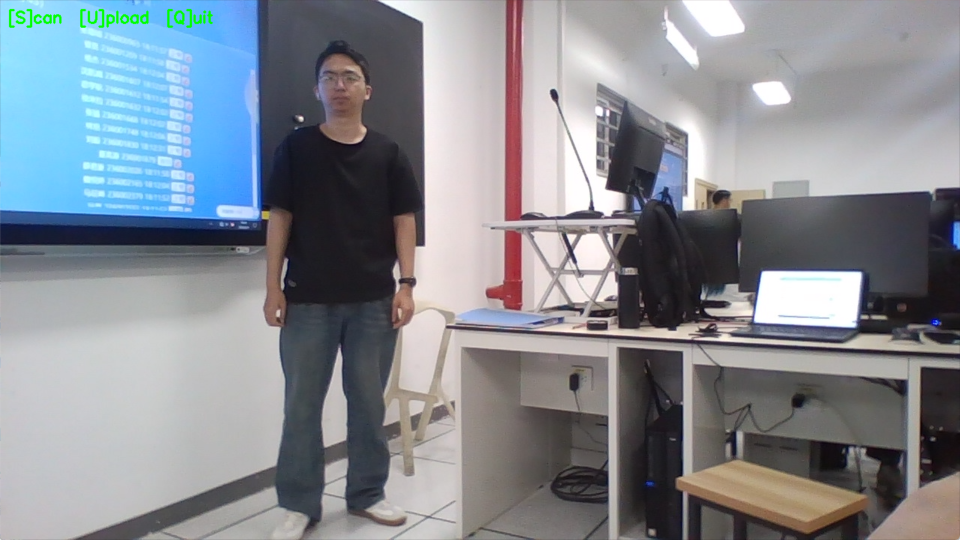
#> input picture edge/test.png, 1920 x 1080 px (shown at 1/2 size)
$ python -i color_analyzer.py   (imports and definitions only)
#> lines starting #> are read from the running program, lines starting #| are printed output that depends on the picture; after the words box and inside, x2 and y2 are one past the last pixel; in counts of white or black regions, pixels touching at a corner belong together
"""
K-means 颜色提取模块（HSV 自动命名）

HEX 由 K-means 聚类精确计算，颜色名由 HSV 色彩空间自动生成。
支持传入 mask 过滤背景，提高衣物区域颜色分析精度。
"""

import cv2
import numpy as np
from sklearn.cluster import KMeans


class ColorAnalyzer:
    """衣物颜色分析器 — HSV 自动命名"""

    # 色相区间定义（0-360° → 颜色名）
    HUE_RANGES = [
        ((0, 12),    "红"),
        ((12, 25),   "橙红"),
        ((25, 40),   "橙色"),
        ((40, 55),   "黄橙"),
        ((55, 70),   "黄色"),
        ((70, 85),   "黄绿"),
        ((85, 100),  "绿色"),
        ((100, 130), "青绿"),
        ((130, 160), "青色"),
        ((160, 190), "蓝青"),
        ((190, 225), "蓝色"),
        ((225, 245), "蓝紫"),
        ((245, 280), "紫色"),
        ((280, 305), "紫红"),
        ((305, 330), "品红"),
        ((330, 348), "粉红"),
        ((348, 360), "红"),
    ]

    def __init__(self, n_colors: int = 5, min_ratio: float = 0.08):
        self.n_colors = n_colors
        self.min_ratio = min_ratio

    def _rgb_to_hsv(self, r: int, g: int, b: int) -> tuple:
        """RGB(0-255) → (H:0-360, S:0-100, V:0-100)"""
        r_n, g_n, b_n = r / 255.0, g / 255.0, b / 255.0
        max_c = max(r_n, g_n, b_n)
        min_c = min(r_n, g_n, b_n)
        delta = max_c - min_c

        # Hue
        h = 0.0
        if delta > 0:
            if max_c == r_n:
                h = 60 * (((g_n - b_n) / delta) % 6)
            elif max_c == g_n:
                h = 60 * (((b_n - r_n) / delta) + 2)
            else:
                h = 60 * (((r_n - g_n) / delta) + 4)
        if h < 0:
            h += 360

        # Saturation
        s = 0.0 if max_c == 0 else (delta / max_c) * 100

        # Value
        v = max_c * 100

        return (round(h), round(s, 1), round(v, 1))

    def _hue_name(self, h: int, s: float, v: float) -> str:
        """
        HSV → 可读颜色名

        饱和度 < 15% 或亮度 < 18% 时不做色相判断，直接归入灰阶。
        """
        # === 无彩色系 ===
        # 极暗
        if v < 10:
            return "纯黑"
        if v < 18:
            return "暗灰色" if s >= 15 else "纯黑"

        # 极亮
        if v > 95:
            return "纯白"

        # 低饱和度 → 灰阶
        if s < 15:
            if v < 30:
                return "深灰"
            elif v < 55:
                return "灰色"
            elif v < 80:
                return "浅灰"
            else:
                return "亮灰"

        # === 有彩色系 ===
        hue_name = "未知"
        for (lo, hi), name in self.HUE_RANGES:
            if lo <= h < hi:
                hue_name = name
                break
        if hue_name == "未知" and h >= 345:
            hue_name = "红"

        # 深色下降低饱和度修饰的权重（因为深色天然饱和度低）
        if v < 35:
            # 深色：前缀用"深"即可，不加"灰调"
            return f"深{hue_name}"
        elif v < 50:
            if s < 30:
                return f"暗{hue_name}"
            else:
                return f"深{hue_name}"
        elif v > 85:
            if s > 70:
                return f"亮{hue_name}"
            else:
                return f"浅{hue_name}"
        else:
            # 正常亮度
            if s < 25:
                return f"灰调{hue_name}"
            elif s < 50:
                return f"柔和{hue_name}"
            elif s > 80:
                return f"鲜艳{hue_name}"
            else:
                return hue_name

    def _rgb_to_hex(self, rgb: np.ndarray) -> str:
        r, g, b = [int(max(0, min(255, c))) for c in rgb]
        return f"#{r:02X}{g:02X}{b:02X}".upper()

    def _preprocess(self, image: np.ndarray,
                    mask: np.ndarray | None = None) -> tuple:
        """光照补偿 + mask"""
        if image is None or image.size == 0:
            return image, None

        lab = cv2.cvtColor(image, cv2.COLOR_BGR2LAB)
        l, a, b = cv2.split(lab)
        clahe = cv2.createCLAHE(clipLimit=2.0, tileGridSize=(8, 8))
        l = clahe.apply(l)
        lab = cv2.merge([l, a, b])
        image = cv2.cvtColor(lab, cv2.COLOR_LAB2BGR)

        if mask is None:
            gray = cv2.cvtColor(image, cv2.COLOR_BGR2GRAY)
            _, mask_dark = cv2.threshold(gray, 20, 255, cv2.THRESH_BINARY)
            _, mask_light = cv2.threshold(gray, 240, 255, cv2.THRESH_BINARY_INV)
            mask = cv2.bitwise_and(mask_dark, mask_light)

        return image, mask

    def extract_colors(self, image: np.ndarray,
                       mask: np.ndarray | None = None) -> list[dict]:
        """
        提取主色辅色

        Returns:
            [{"hex": "#XXXXXX", "name": "深蓝色", "ratio": 0.53}, ...]
        """
        if image is None or image.size == 0:
            return [{"hex": "#808080", "name": "灰色", "ratio": 1.0}]

        h_img, w_img = image.shape[:2]

        if mask is not None and mask.shape != (h_img, w_img):
            mask = cv2.resize(mask.astype(np.uint8), (w_img, h_img),
                              interpolation=cv2.INTER_NEAREST)

        image, auto_mask = self._preprocess(image, mask)
        effective_mask = mask if mask is not None else auto_mask
        img_rgb = cv2.cvtColor(image, cv2.COLOR_BGR2RGB)

        if effective_mask is not None:
            if effective_mask.dtype != bool:
                effective_mask = effective_mask > 0
            pixels = img_rgb[effective_mask].reshape(-1, 3)
        else:
            pixels = img_rgb.reshape(-1, 3)

        if len(pixels) < 50:
            return [{"hex": "#808080", "name": "灰色", "ratio": 1.0}]

        k = min(self.n_colors, max(2, len(pixels) // 200))
        kmeans = KMeans(n_clusters=k, n_init=10, random_state=42)
        labels = kmeans.fit_predict(pixels)
        total = len(labels)

        colors = []
        for i in range(k):
            ratio = np.sum(labels == i) / total
            if ratio < self.min_ratio:
                continue
            center_rgb = kmeans.cluster_centers_[i]
            # 过滤极暗/极亮噪音（占位色不算是有效衣物颜色）
            if np.mean(center_rgb) < 15 or np.mean(center_rgb) > 240:
                if ratio < 0.15:
                    continue
            hex_str = self._rgb_to_hex(center_rgb)
            r, g, b = int(center_rgb[0]), int(center_rgb[1]), int(center_rgb[2])
            h, s, v = self._rgb_to_hsv(r, g, b)
            name = self._hue_name(h, s, v)
            colors.append({
                "hex": hex_str,
                "name": name,
                "ratio": round(ratio, 3),
                "hsv": (h, s, v),
            })

        colors.sort(key=lambda x: x["ratio"], reverse=True)

        # 合并相近色（HSV 欧氏距离 < 20 且 色相接近）
        merged = []
        for c in colors:
            is_similar = False
            for m in merged:
                h1, s1, v1 = c["hsv"]
                h2, s2, v2 = m["hsv"]
                # 色相差（考虑环形）
                hue_diff = min(abs(h1 - h2), 360 - abs(h1 - h2))
                sv_diff = np.sqrt((s1 - s2) ** 2 + (v1 - v2) ** 2)
                if hue_diff < 25 and sv_diff < 20 and min(c["ratio"], m["ratio"]) > 0.03:
                    # 合并
                    total_r = m["ratio"] + c["ratio"]
                    m["ratio"] = round(total_r, 3)
                    is_similar = True
                    break
            if not is_similar:
                merged.append(c)

        total_ratio = sum(m["ratio"] for m in merged)
        for m in merged:
            m["ratio"] = round(m["ratio"] / total_ratio, 3)

        # 移除内部用的 hsv 字段
        for m in merged:
            m.pop("hsv", None)

        return merged[:3]

>>> import cv2
>>> picture = cv2.imread('test.png')
#> picture is the input picture: shape (1080, 1920, 3); mean B, G, R 146.1, 138.9, 133.8
>>> result = ColorAnalyzer().extract_colors(picture)
#> in _preprocess, `lab = cv2.cvtColor(image, cv2.COLOR_BGR2LAB)`: lab: shape (1080, 1920, 3); mean of channels 0, 1, 2 144.6, 128.9, 123.9
#> in _preprocess, `l, a, b = cv2.split(lab)`:
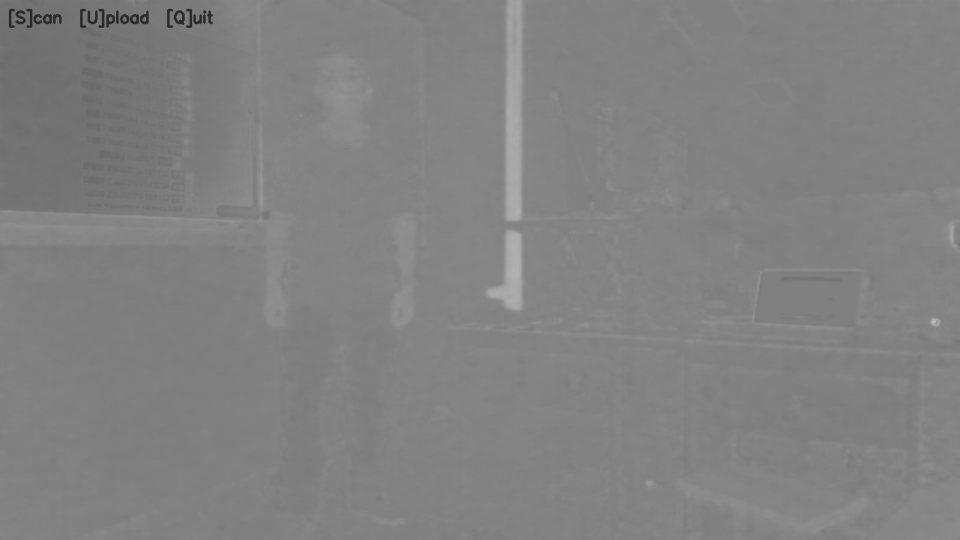
#> a: shape (1080, 1920) (shown at 1/2 size); min 42, max 192, mean 128.9
#> in _preprocess, `l, a, b = cv2.split(lab)`:
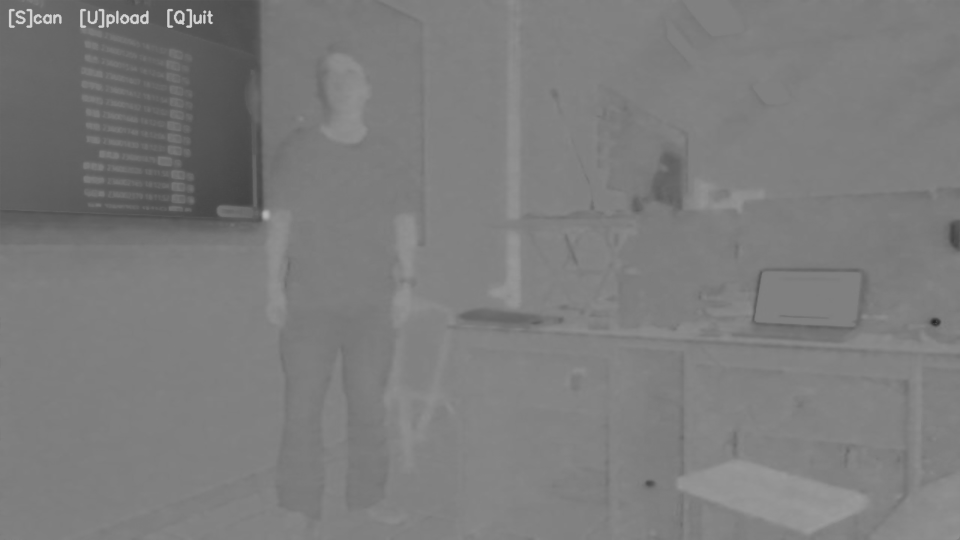
#> b: shape (1080, 1920) (shown at 1/2 size); min 34, max 211, mean 123.9
#> in _preprocess, `lab = cv2.merge([l, a, b])`: lab: shape (1080, 1920, 3); mean of channels 0, 1, 2 141.3, 128.9, 123.9
#> in _preprocess, `image = cv2.cvtColor(lab, cv2.COLOR_LAB2BGR)`:
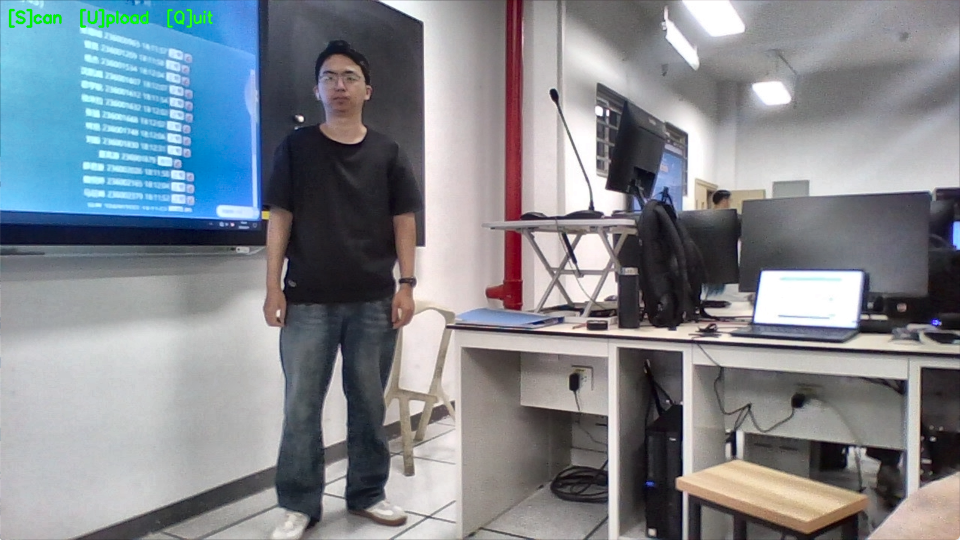
#> image: shape (1080, 1920, 3) (shown at 1/2 size); mean B, G, R 142.5, 135.6, 129.8
#> in _preprocess, `gray = cv2.cvtColor(image, cv2.COLOR_BGR2GRAY)`:
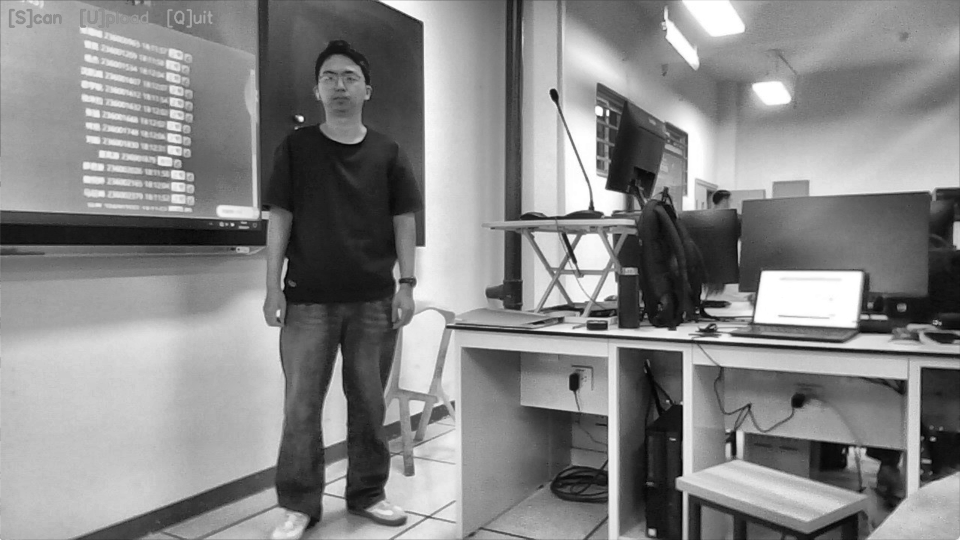
#> gray: shape (1080, 1920) (shown at 1/2 size); min 2, max 255, mean 134.7
#> in _preprocess, `_, mask_dark = cv2.threshold(gray, 20, 255, cv2.THRESH_BINARY)`:
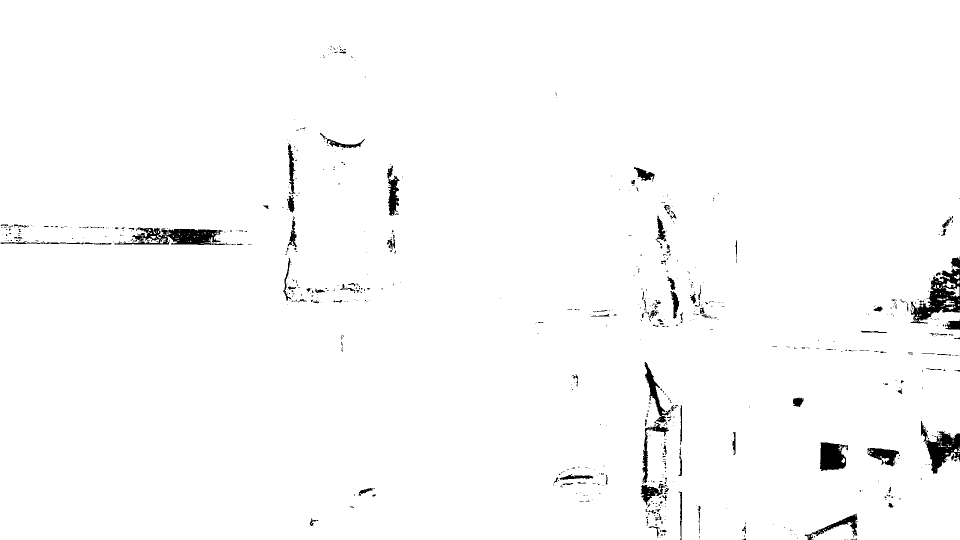
#> mask_dark: shape (1080, 1920) (shown at 1/2 size); 98.3% white; 717 black regions (607 under 20 px), largest, box (x1, y1, x2, y2) and area: (1820, 513, 1920, 647) 4813, (229, 455, 450, 490) 4112, (1842, 842, 1920, 948) 3308
#> in _preprocess, `_, mask_light = cv2.threshold(gray, 240, 255, cv2.THRESH_BINARY_INV)`:
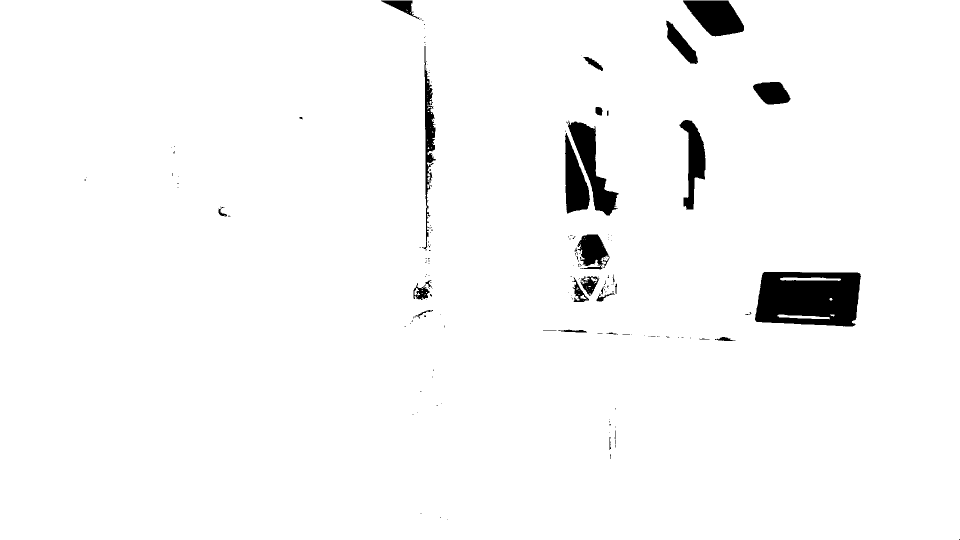
#> mask_light: shape (1080, 1920) (shown at 1/2 size); 97.3% white; 181 black regions (149 under 20 px), largest, box (x1, y1, x2, y2) and area: (1510, 544, 1722, 653) 19493, (1136, 241, 1237, 431) 6496, (1366, 1, 1488, 73) 5794
#> in _preprocess, `mask = cv2.bitwise_and(mask_dark, mask_light)`:
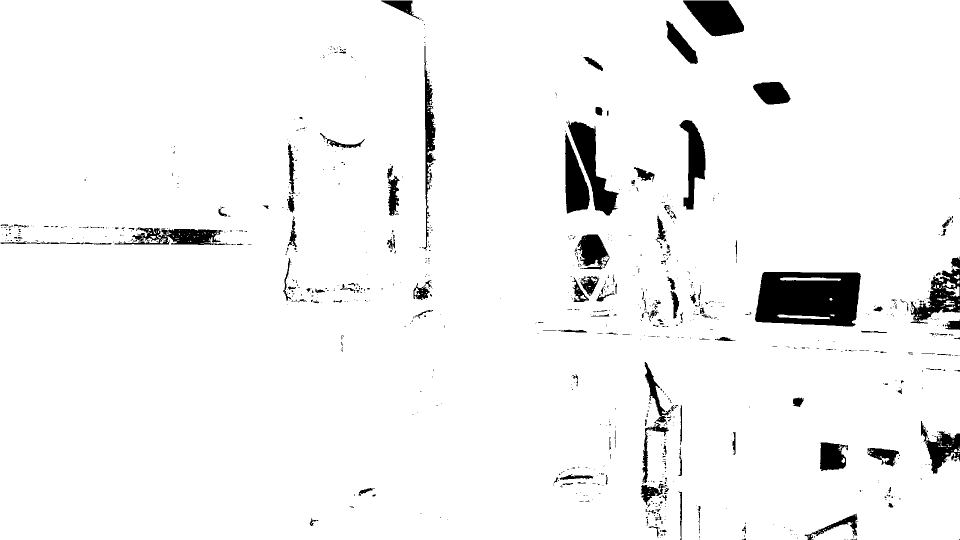
#> mask: shape (1080, 1920) (shown at 1/2 size); 95.6% white; 898 black regions (756 under 20 px), largest, box (x1, y1, x2, y2) and area: (1510, 544, 1722, 653) 19493, (1136, 241, 1237, 431) 6496, (1366, 1, 1488, 73) 5794
#> in extract_colors, `k = min(self.n_colors, max(2, len(pixels) // 200))`: k = 5
#> in extract_colors, `total = len(labels)`: total = 1981947
#> the loop in extract_colors, `for i in range(k):` made 5 passes
#> (ratio, center_rgb, r, g, b, hex_str, r_n in _rgb_to_hsv, g_n in _rgb_to_hsv) on passes 1 to 5: (0.224, [157.7, 153.4, 153], 157, 153, 152, '#9D9998', 0.616, 0.6), (0.22, [46.44, 43.7, 51.82], 46, 43, 51, '#2E2B33', 0.18, 0.169), (0.0964, [81.39, 167, 220.5], 81, 166, 220, '#51A6DC', 0.318, 0.651), (0.189, [103.2, 101.8, 102.8], 103, 101, 102, '#676566', 0.404, 0.396), (0.27, [205, 204.1, 204.2], 205, 204, 204, '#CDCCCC', 0.804, 0.8)
#> after the loop in extract_colors, `for i in range(k):`: colors = 5 items
#> the loop in extract_colors, `for c in colors:` made 5 passes
#> after the loop in extract_colors, `for c in colors:`: m = {'hex': '#676566', 'name': '灰色', 'ratio': 0.189, 'hsv': (330, 1.9, 40.4)}; merged = 4 items
#> in extract_colors, `total_ratio = sum(m["ratio"] for m in merged)`: total_ratio = 0.999
#> the loop in extract_colors, `for m in merged:` made 4 passes
#> result = 3 items
